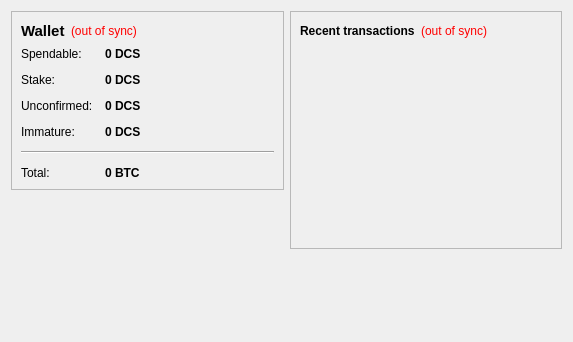
<?xml version="1.0" encoding="UTF-8"?>
<ui version="4.0">
 <class>OverviewPage</class>
 <widget class="QWidget" name="OverviewPage">
  <property name="geometry">
   <rect>
    <x>0</x>
    <y>0</y>
    <width>573</width>
    <height>342</height>
   </rect>
  </property>
  <property name="windowTitle">
   <string>Form</string>
  </property>
  <layout class="QHBoxLayout" name="horizontalLayout" stretch="1,1">
   <item>
    <layout class="QVBoxLayout" name="verticalLayout_2">
     <item>
      <widget class="QFrame" name="frame">
       <property name="frameShape">
        <enum>QFrame::StyledPanel</enum>
       </property>
       <property name="frameShadow">
        <enum>QFrame::Raised</enum>
       </property>
       <layout class="QVBoxLayout" name="verticalLayout_4">
        <item>
         <layout class="QHBoxLayout" name="horizontalLayout_4">
          <item>
           <widget class="QLabel" name="label_5">
            <property name="font">
             <font>
              <pointsize>11</pointsize>
              <weight>75</weight>
              <bold>true</bold>
             </font>
            </property>
            <property name="text">
             <string>Wallet</string>
            </property>
           </widget>
          </item>
          <item>
           <widget class="QLabel" name="labelWalletStatus">
            <property name="toolTip">
             <string>The displayed information may be out of date. Your wallet automatically synchronizes with the DiceStake network after a connection is established, but this process has not completed yet.</string>
            </property>
            <property name="styleSheet">
             <string notr="true">QLabel { color: red; }</string>
            </property>
            <property name="text">
             <string notr="true">(out of sync)</string>
            </property>
            <property name="alignment">
             <set>Qt::AlignLeading|Qt::AlignLeft|Qt::AlignVCenter</set>
            </property>
           </widget>
          </item>
          <item>
           <spacer name="horizontalSpacer_2">
            <property name="orientation">
             <enum>Qt::Horizontal</enum>
            </property>
            <property name="sizeHint" stdset="0">
             <size>
              <width>40</width>
              <height>20</height>
             </size>
            </property>
           </spacer>
          </item>
         </layout>
        </item>
        <item>
         <layout class="QFormLayout" name="formLayout_2">
          <property name="fieldGrowthPolicy">
           <enum>QFormLayout::AllNonFixedFieldsGrow</enum>
          </property>
          <property name="horizontalSpacing">
           <number>12</number>
          </property>
          <property name="verticalSpacing">
           <number>12</number>
          </property>
          <item row="0" column="0">
           <widget class="QLabel" name="label">
            <property name="text">
             <string>Spendable:</string>
            </property>
           </widget>
          </item>
          <item row="0" column="1">
           <widget class="QLabel" name="labelBalance">
            <property name="font">
             <font>
              <weight>75</weight>
              <bold>true</bold>
             </font>
            </property>
            <property name="cursor">
             <cursorShape>IBeamCursor</cursorShape>
            </property>
            <property name="toolTip">
             <string>Your current spendable balance</string>
            </property>
            <property name="text">
             <string notr="true">0 DCS</string>
            </property>
            <property name="textInteractionFlags">
             <set>Qt::LinksAccessibleByMouse|Qt::TextSelectableByKeyboard|Qt::TextSelectableByMouse</set>
            </property>
           </widget>
          </item>
          <item row="1" column="0">
           <widget class="QLabel" name="label_6">
            <property name="text">
             <string>Stake:</string>
            </property>
           </widget>
          </item>
          <item row="1" column="1">
           <widget class="QLabel" name="labelStake">
            <property name="font">
             <font>
              <weight>75</weight>
              <bold>true</bold>
             </font>
            </property>
            <property name="cursor">
             <cursorShape>IBeamCursor</cursorShape>
            </property>
            <property name="toolTip">
             <string>Total of coins that was staked, and do not yet count toward the current balance</string>
            </property>
            <property name="text">
             <string notr="true">0 DCS</string>
            </property>
            <property name="textInteractionFlags">
             <set>Qt::LinksAccessibleByMouse|Qt::TextSelectableByKeyboard|Qt::TextSelectableByMouse</set>
            </property>
           </widget>
          </item>
          <item row="2" column="0">
           <widget class="QLabel" name="label_3">
            <property name="text">
             <string>Unconfirmed:</string>
            </property>
           </widget>
          </item>
          <item row="2" column="1">
           <widget class="QLabel" name="labelUnconfirmed">
            <property name="font">
             <font>
              <weight>75</weight>
              <bold>true</bold>
             </font>
            </property>
            <property name="cursor">
             <cursorShape>IBeamCursor</cursorShape>
            </property>
            <property name="toolTip">
             <string>Total of transactions that have yet to be confirmed, and do not yet count toward the current balance</string>
            </property>
            <property name="text">
             <string notr="true">0 DCS</string>
            </property>
            <property name="textInteractionFlags">
             <set>Qt::LinksAccessibleByMouse|Qt::TextSelectableByKeyboard|Qt::TextSelectableByMouse</set>
            </property>
           </widget>
          </item>
          <item row="3" column="0">
           <widget class="QLabel" name="labelImmatureText">
            <property name="text">
             <string>Immature:</string>
            </property>
           </widget>
          </item>
          <item row="3" column="1">
           <widget class="QLabel" name="labelImmature">
            <property name="font">
             <font>
              <weight>75</weight>
              <bold>true</bold>
             </font>
            </property>
            <property name="toolTip">
             <string>Mined balance that has not yet matured</string>
            </property>
            <property name="text">
             <string notr="true">0 DCS</string>
            </property>
            <property name="textInteractionFlags">
             <set>Qt::LinksAccessibleByMouse|Qt::TextSelectableByKeyboard|Qt::TextSelectableByMouse</set>
            </property>
           </widget>
          </item>
          <item row="4" column="0" colspan="2">
           <widget class="Line" name="line">
            <property name="orientation">
             <enum>Qt::Horizontal</enum>
            </property>
           </widget>
          </item>
          <item row="5" column="0">
           <widget class="QLabel" name="labelTotalText">
            <property name="text">
             <string>Total:</string>
            </property>
           </widget>
          </item>
          <item row="5" column="1">
           <widget class="QLabel" name="labelTotal">
            <property name="font">
             <font>
              <weight>75</weight>
              <bold>true</bold>
             </font>
            </property>
            <property name="cursor">
             <cursorShape>IBeamCursor</cursorShape>
            </property>
            <property name="toolTip">
             <string>Your current total balance</string>
            </property>
            <property name="text">
             <string notr="true">0 BTC</string>
            </property>
            <property name="textInteractionFlags">
             <set>Qt::LinksAccessibleByMouse|Qt::TextSelectableByKeyboard|Qt::TextSelectableByMouse</set>
            </property>
           </widget>
          </item>
         </layout>
        </item>
       </layout>
      </widget>
     </item>
     <item>
      <spacer name="verticalSpacer">
       <property name="orientation">
        <enum>Qt::Vertical</enum>
       </property>
       <property name="sizeHint" stdset="0">
        <size>
         <width>20</width>
         <height>40</height>
        </size>
       </property>
      </spacer>
     </item>
    </layout>
   </item>
   <item>
    <layout class="QVBoxLayout" name="verticalLayout_3">
     <item>
      <widget class="QFrame" name="frame_2">
       <property name="frameShape">
        <enum>QFrame::StyledPanel</enum>
       </property>
       <property name="frameShadow">
        <enum>QFrame::Raised</enum>
       </property>
       <layout class="QVBoxLayout" name="verticalLayout">
        <item>
         <layout class="QHBoxLayout" name="horizontalLayout_2">
          <item>
           <widget class="QLabel" name="label_4">
            <property name="text">
             <string>&lt;b&gt;Recent transactions&lt;/b&gt;</string>
            </property>
           </widget>
          </item>
          <item>
           <widget class="QLabel" name="labelTransactionsStatus">
            <property name="toolTip">
             <string>The displayed information may be out of date. Your wallet automatically synchronizes with the DiceStake network after a connection is established, but this process has not completed yet.</string>
            </property>
            <property name="styleSheet">
             <string notr="true">QLabel { color: red; }</string>
            </property>
            <property name="text">
             <string notr="true">(out of sync)</string>
            </property>
            <property name="alignment">
             <set>Qt::AlignRight|Qt::AlignTrailing|Qt::AlignVCenter</set>
            </property>
           </widget>
          </item>
          <item>
           <spacer name="horizontalSpacer">
            <property name="orientation">
             <enum>Qt::Horizontal</enum>
            </property>
            <property name="sizeHint" stdset="0">
             <size>
              <width>40</width>
              <height>20</height>
             </size>
            </property>
           </spacer>
          </item>
         </layout>
        </item>
        <item>
         <widget class="QListView" name="listTransactions">
          <property name="styleSheet">
           <string notr="true">QListView { background: transparent; }</string>
          </property>
          <property name="frameShape">
           <enum>QFrame::NoFrame</enum>
          </property>
          <property name="verticalScrollBarPolicy">
           <enum>Qt::ScrollBarAlwaysOff</enum>
          </property>
          <property name="horizontalScrollBarPolicy">
           <enum>Qt::ScrollBarAlwaysOff</enum>
          </property>
          <property name="selectionMode">
           <enum>QAbstractItemView::NoSelection</enum>
          </property>
         </widget>
        </item>
       </layout>
      </widget>
     </item>
     <item>
      <spacer name="verticalSpacer_2">
       <property name="orientation">
        <enum>Qt::Vertical</enum>
       </property>
       <property name="sizeHint" stdset="0">
        <size>
         <width>20</width>
         <height>40</height>
        </size>
       </property>
      </spacer>
     </item>
    </layout>
   </item>
  </layout>
 </widget>
 <resources/>
 <connections/>
</ui>
